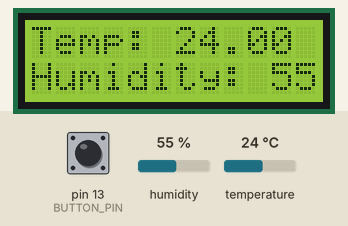
A sketch run on a simulated Arduino Uno, built with avr-gcc and run on an emulated ATmega328P. Parts: 12×2 character LCD. The test bench sets the inputs (shaded band); at power-on: pin 13 (BUTTON_PIN) HIGH, humidity 55 %, temperature 24 °C. The local clock reads 2024-03-15 10:24:30 at power-on unless the sketch sets it; what the sketch prints to the serial monitor is not drawn.

Above: at 1.2 s.
1.3 s: pin 13 (BUTTON_PIN) pulled LOW for 1.3 s
At 3.7 s:
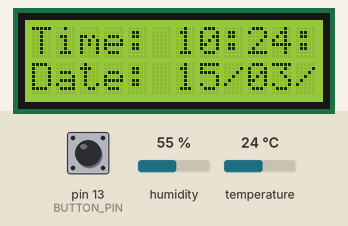
4.2 s: pin 13 (BUTTON_PIN) pulled LOW for 3.2 s
At 5.9 s:
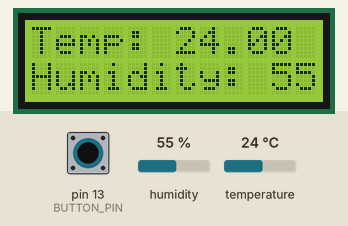
Timing chart, 0 to 7.4 s (numbered marks = the images above; inputs shaded):
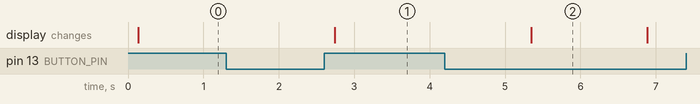

The sketch:

TempTimeLCD.ino
```cpp
#include <Wire.h>
#include <DS1302.h>
#include <LiquidCrystal_I2C.h>
#include <Adafruit_HTU21DF.h>

const int CE_PIN = 5;
const int IO_PIN = 6;
const int SCLK_PIN = 7;
const int BUTTON_PIN = 13;

DS1302 rtc(CE_PIN, IO_PIN, SCLK_PIN);

LiquidCrystal_I2C lcd(0x27,12,2);
Adafruit_HTU21DF htu = Adafruit_HTU21DF();

unsigned long previousMillis = 0;
const long interval = 3000;
bool showTemperature = true;

void setup()
{
  Serial.begin(9600);

  if (!htu.begin()) {
    Serial.println("Couldn't find sensor!");
    while (1);
  }

  // rtc.writeProtect(false);
  // rtc.halt(false);
  // Time t(2025, 2, 26, 21, 2, 30, Time::kSunday);
  // rtc.time(t);

  pinMode(BUTTON_PIN, INPUT_PULLUP);

  lcd.init();
  lcd.backlight();
}


void showTemp() {
  float temp = htu.readTemperature();
  float rel_hum = htu.readHumidity();

  Serial.print("Temp: "); Serial.print(temp); Serial.print(" C");
  Serial.print("\t\t");
  Serial.print("Humidity: "); Serial.print(rel_hum); Serial.println(" %");

  lcd.clear();
  lcd.setCursor(0, 0);
  lcd.print("Temp: ");
  lcd.print(temp);
  lcd.setCursor(0, 1);
  lcd.print("Humidity: ");
  lcd.print(rel_hum);
}


void showTime() {
  Time t = rtc.time();
  lcd.clear();
  lcd.setCursor(0, 0);
  lcd.print("Time: ");
  if (t.hr < 10) lcd.print("0");
  lcd.print(t.hr);
  lcd.print(":");
  if (t.min < 10) lcd.print("0");
  lcd.print(t.min);
  lcd.print(":");
  if (t.sec < 10) lcd.print("0");
  lcd.print(t.sec);
  lcd.print(" ");

  lcd.setCursor(0, 1);
  lcd.print("Date: ");
  if (t.date < 10) lcd.print("0");
  lcd.print(t.date);
  lcd.print("/");
  if (t.mon < 10) lcd.print("0");
  lcd.print(t.mon);
  lcd.print("/");
  lcd.print(t.yr);
}


void loop()
{
  int buttonState = digitalRead(BUTTON_PIN);
  if (buttonState == LOW) {
    showTemperature = !showTemperature;
    delay(500);
  }

  if (showTemperature) {
    showTemp();
  } else {
    showTime();
  }

  delay(1000);
}
```

Measured:
- after the input at 1.3 s, the display: changes after 1.4 s (image 1)
- after the input at 4.2 s, the display: changes after 1.1 s (image 2)
